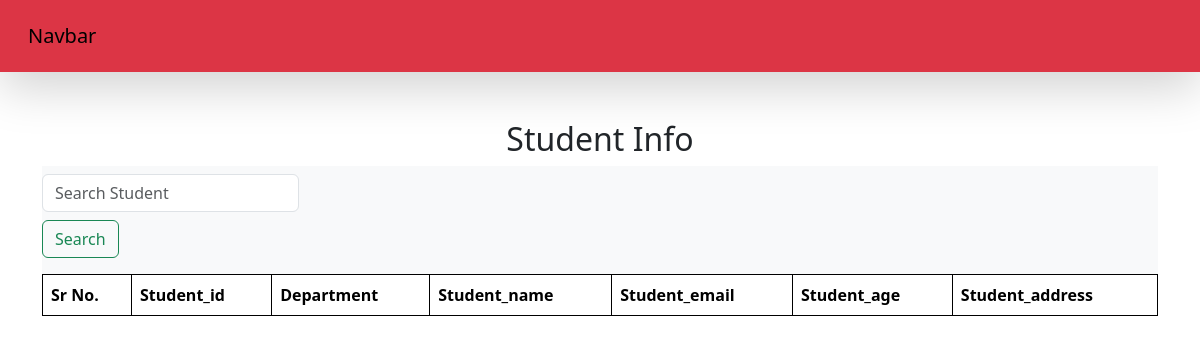
/students/, run on an earlier commit of the app's database.
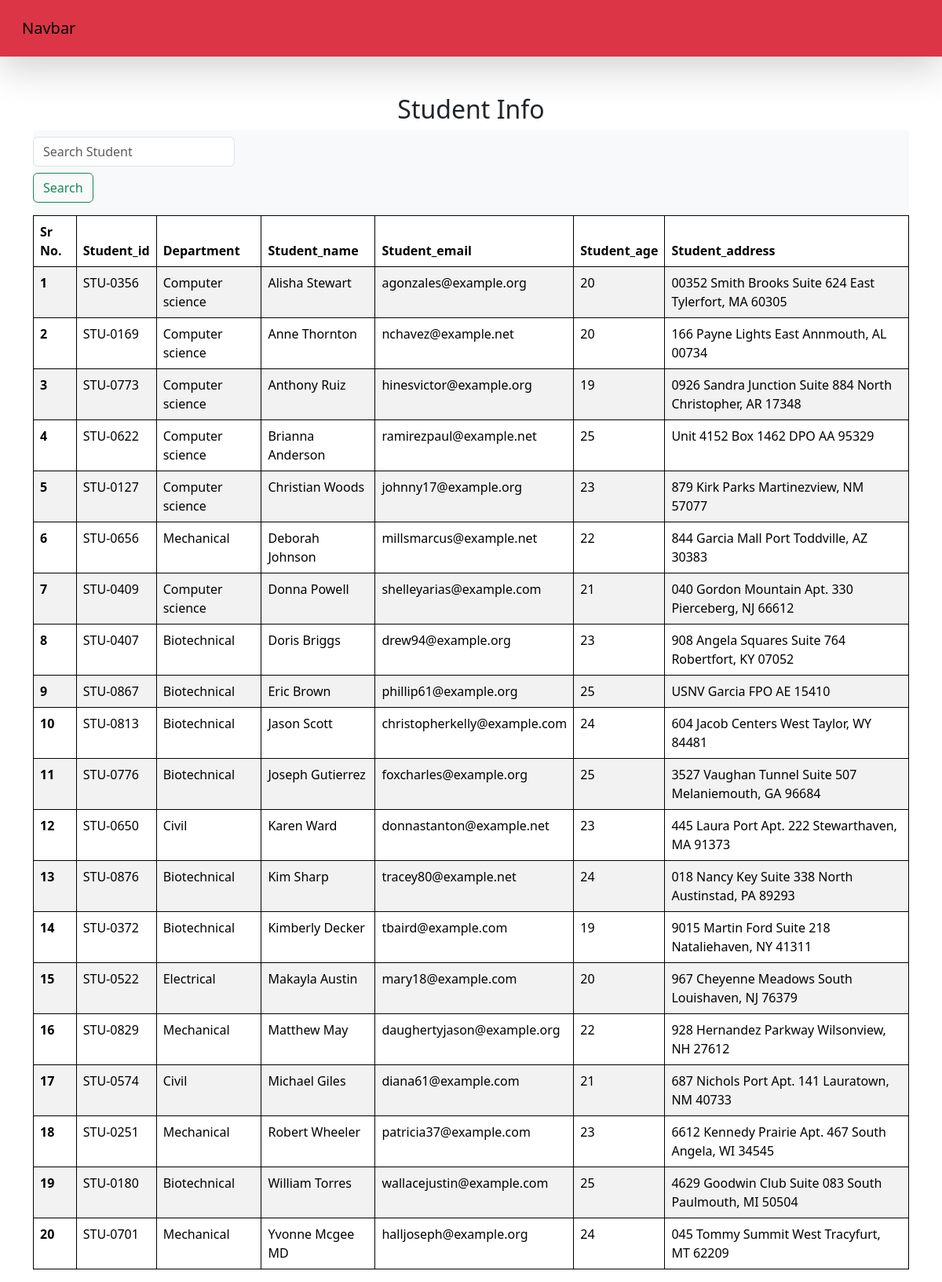
And on a later commit of the database.
### vege/models.py (models this page shows, shortened)
class Student(models.Model):
    department = models.ForeignKey(Department, related_name="depart", on_delete=models.CASCADE)
    student_id = models.OneToOneField(StudentId, related_name="studentid", on_delete=models.SET_NULL, null=True)
    student_name = models.CharField(max_length=50)
    student_email = models.EmailField(unique=True)
    student_age = models.IntegerField(default=18)
    student_address = models.TextField()
    class Meta:
        ordering = ['student_name']
        verbose_name = "student"

class StudentId(models.Model):
    student_id = models.CharField(max_length=100)
    def __str__(self) -> str:
        return self.student_id

class Department(models.Model):
    department = models.CharField(max_length=100)
    def __str__(self) -> str:
        return self.department
    class meta:
        ordering = ['department']

### vege/views.py (the view)
# urls.py: path('students/', get_students, name = "get_students"),
def get_students(request):
    queryset = Student.objects.all()
    if request.GET.get('search'):
        print(request.GET.get('search'))
        queryset = queryset.filter(student_name__icontains = request.GET.get('search'))
    return render(request, 'report/students.html', {'queryset' : queryset})

### vege/templates/report/students.html
{% extends "base.html" %}
{% block start %}
<div class="container mt-5">
    <h2 class="text-center">Student Info</h2>
    <nav class="navbar navbar-light bg-light">
        <form class="form-inline">
          <input class="form-control" type="search" placeholder="Search Student" aria-label="Search" name="search">
          <button class="btn btn-outline-success my-2" type="submit">Search</button>
        </form>
      </nav>
    <table class="table table-striped">
        <thead>
          <tr>
            <th scope="col">Sr No.</th>
            <th scope="col">Student_id</th>
            <th scope="col">Department</th>
            <th scope="col">Student_name</th>
            <th scope="col">Student_email</th>
            <th scope="col">Student_age</th>
            <th scope="col">Student_address</th>
          </tr>
        </thead>
        <tbody>
            {% for student in queryset %}
          <tr>
            <th scope="row">{{forloop.counter}}</th>
            <td>{{student.student_id}}</td>
            <td>{{student.department}}</td>
            <td>{{student.student_name}}</td>
            <td>{{student.student_email}}</td>
            <td>{{student.student_age}}</td>
            <td>{{student.student_address}}</td>
          </tr>
          {% endfor %}
</tbody>
</table>
</div>
{% endblock %}

### home/templates/base.html (shortened to what this page needs)
<!DOCTYPE html>
<html lang="en">
<head>
    <link href="https://cdn.jsdelivr.net/npm/bootstrap@5.3.3/dist/css/bootstrap.min.css" rel="stylesheet">
</head>
<body>
    <nav class="navbar p-3 bg-danger shadow-lg">
        <div class="container-fluid">
          <a class="navbar-brand">Navbar</a>
        </div>
      </nav>
    {% block start %}
    {% endblock %}
</body>
</html>

### home/templates/base.html (style rules this page uses)
table, th, td { border: 1px solid black; border-collapse: collapse; }

What changed in the data, as far as the page shows it:
added Student: student_id "STU-0356", department "Computer science", student_name "Alisha Stewart", student_email "agonzales@example.org", student_age "20", student_address "00352 Smith Brooks Suite 624 East Tylerfort, MA 60305"
added Student: student_id "STU-0169", department "Computer science", student_name "Anne Thornton", student_email "nchavez@example.net", student_age "20", student_address "166 Payne Lights East Annmouth, AL 00734"
added Student: student_id "STU-0773", department "Computer science", student_name "Anthony Ruiz", student_email "hinesvictor@example.org", student_age "19", student_address "0926 Sandra Junction Suite 884 North Christopher, AR 17348"
added Student: student_id "STU-0622", department "Computer science", student_name "Brianna Anderson", student_email "ramirezpaul@example.net", student_age "25", student_address "Unit 4152 Box 1462 DPO AA 95329"
added Student: student_id "STU-0127", department "Computer science", student_name "Christian Woods", student_email "johnny17@example.org", student_age "23", student_address "879 Kirk Parks Martinezview, NM 57077"
added Student: student_id "STU-0656", department "Mechanical", student_name "Deborah Johnson", student_email "millsmarcus@example.net", student_age "22", student_address "844 Garcia Mall Port Toddville, AZ 30383"
added Student: student_id "STU-0409", department "Computer science", student_name "Donna Powell", student_email "shelleyarias@example.com", student_age "21", student_address "040 Gordon Mountain Apt. 330 Pierceberg, NJ 66612"
added Student: student_id "STU-0407", department "Biotechnical", student_name "Doris Briggs", student_email "drew94@example.org", student_age "23", student_address "908 Angela Squares Suite 764 Robertfort, KY 07052"
added Student: student_id "STU-0867", department "Biotechnical", student_name "Eric Brown", student_email "phillip61@example.org", student_age "25", student_address "USNV Garcia FPO AE 15410"
added Student: student_id "STU-0813", department "Biotechnical", student_name "Jason Scott", student_email "christopherkelly@example.com", student_age "24", student_address "604 Jacob Centers West Taylor, WY 84481"
added Student: student_id "STU-0776", department "Biotechnical", student_name "Joseph Gutierrez", student_email "foxcharles@example.org", student_age "25", student_address "3527 Vaughan Tunnel Suite 507 Melaniemouth, GA 96684"
added Student: student_id "STU-0650", department "Civil", student_name "Karen Ward", student_email "donnastanton@example.net", student_age "23", student_address "445 Laura Port Apt. 222 Stewarthaven, MA 91373"
added Student: student_id "STU-0876", department "Biotechnical", student_name "Kim Sharp", student_email "tracey80@example.net", student_age "24", student_address "018 Nancy Key Suite 338 North Austinstad, PA 89293"
added Student: student_id "STU-0372", department "Biotechnical", student_name "Kimberly Decker", student_email "tbaird@example.com", student_age "19", student_address "9015 Martin Ford Suite 218 Nataliehaven, NY 41311"
added Student: student_id "STU-0522", department "Electrical", student_name "Makayla Austin", student_email "mary18@example.com", student_age "20", student_address "967 Cheyenne Meadows South Louishaven, NJ 76379"
added Student: student_id "STU-0829", department "Mechanical", student_name "Matthew May", student_email "daughertyjason@example.org", student_age "22", student_address "928 Hernandez Parkway Wilsonview, NH 27612"
added Student: student_id "STU-0574", department "Civil", student_name "Michael Giles", student_email "diana61@example.com", student_age "21", student_address "687 Nichols Port Apt. 141 Lauratown, NM 40733"
added Student: student_id "STU-0251", department "Mechanical", student_name "Robert Wheeler", student_email "patricia37@example.com", student_age "23", student_address "6612 Kennedy Prairie Apt. 467 South Angela, WI 34545"
added Student: student_id "STU-0180", department "Biotechnical", student_name "William Torres", student_email "wallacejustin@example.com", student_age "25", student_address "4629 Goodwin Club Suite 083 South Paulmouth, MI 50504"
added Student: student_id "STU-0701", department "Mechanical", student_name "Yvonne Mcgee MD", student_email "halljoseph@example.org", student_age "24", student_address "045 Tommy Summit West Tracyfurt, MT 62209"
